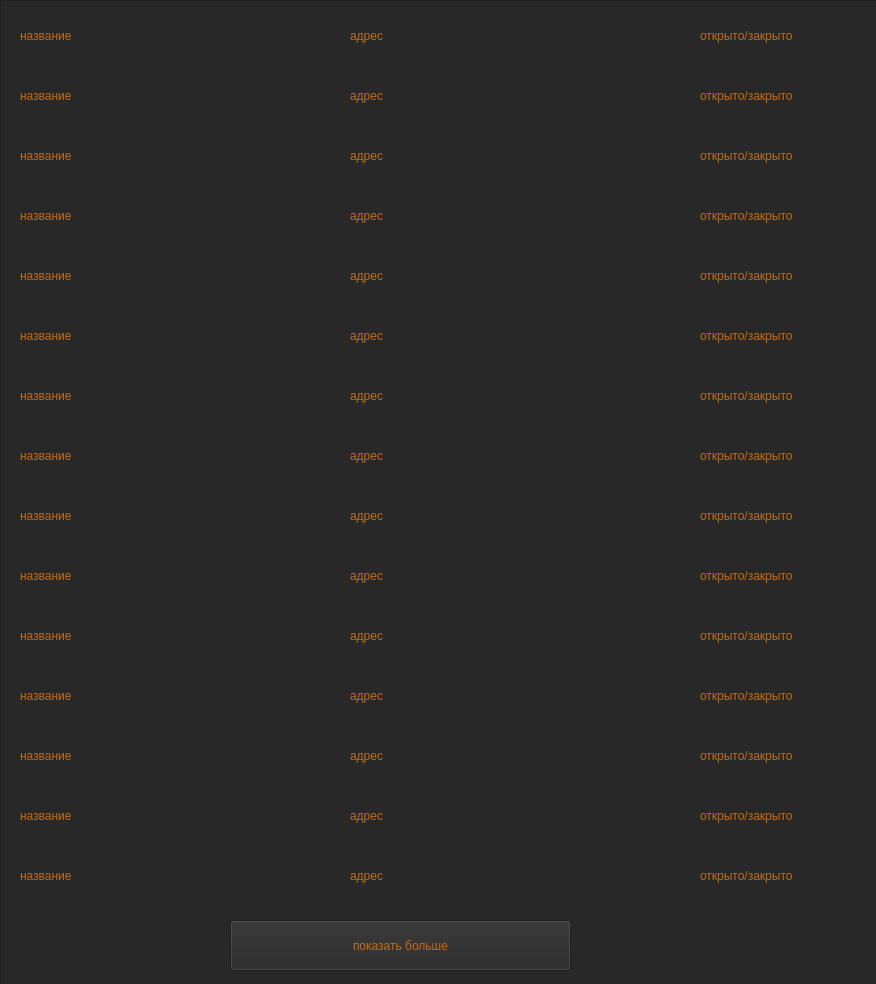
<?xml version="1.0" encoding="UTF-8"?>
<ui version="4.0">
 <class>Form</class>
 <widget class="QWidget" name="Form">
  <property name="geometry">
   <rect>
    <x>0</x>
    <y>0</y>
    <width>876</width>
    <height>984</height>
   </rect>
  </property>
  <property name="windowTitle">
   <string>Form</string>
  </property>
  <property name="styleSheet">
   <string notr="true">color: rgb(195, 109, 25);
</string>
  </property>
  <widget class="QGraphicsView" name="graphicsView">
   <property name="geometry">
    <rect>
     <x>0</x>
     <y>0</y>
     <width>891</width>
     <height>991</height>
    </rect>
   </property>
   <property name="styleSheet">
    <string notr="true">background-color: rgb(40,40,40);
color: 195,109,25
</string>
   </property>
  </widget>
  <widget class="QLabel" name="Name">
   <property name="geometry">
    <rect>
     <x>20</x>
     <y>10</y>
     <width>331</width>
     <height>51</height>
    </rect>
   </property>
   <property name="styleSheet">
    <string notr="true">font: 75 18pt &quot;Teko&quot;;
text-align: center;</string>
   </property>
   <property name="text">
    <string>название</string>
   </property>
  </widget>
  <widget class="QLabel" name="check_online">
   <property name="geometry">
    <rect>
     <x>700</x>
     <y>10</y>
     <width>161</width>
     <height>51</height>
    </rect>
   </property>
   <property name="styleSheet">
    <string notr="true">font: 75 18pt &quot;Teko&quot;;
text-align: center;
</string>
   </property>
   <property name="text">
    <string>открыто/закрыто</string>
   </property>
  </widget>
  <widget class="QLabel" name="adress">
   <property name="geometry">
    <rect>
     <x>350</x>
     <y>10</y>
     <width>351</width>
     <height>51</height>
    </rect>
   </property>
   <property name="styleSheet">
    <string notr="true">font: 75 18pt &quot;Teko&quot;;
text-align: center;</string>
   </property>
   <property name="text">
    <string>адрес</string>
   </property>
  </widget>
  <widget class="QLabel" name="Name_2">
   <property name="geometry">
    <rect>
     <x>20</x>
     <y>70</y>
     <width>331</width>
     <height>51</height>
    </rect>
   </property>
   <property name="styleSheet">
    <string notr="true">font: 75 18pt &quot;Teko&quot;;
text-align: center;</string>
   </property>
   <property name="text">
    <string>название</string>
   </property>
  </widget>
  <widget class="QLabel" name="Name_3">
   <property name="geometry">
    <rect>
     <x>20</x>
     <y>130</y>
     <width>331</width>
     <height>51</height>
    </rect>
   </property>
   <property name="styleSheet">
    <string notr="true">font: 75 18pt &quot;Teko&quot;;
text-align: center;</string>
   </property>
   <property name="text">
    <string>название</string>
   </property>
  </widget>
  <widget class="QLabel" name="Name_4">
   <property name="geometry">
    <rect>
     <x>20</x>
     <y>190</y>
     <width>331</width>
     <height>51</height>
    </rect>
   </property>
   <property name="styleSheet">
    <string notr="true">font: 75 18pt &quot;Teko&quot;;
text-align: center;</string>
   </property>
   <property name="text">
    <string>название</string>
   </property>
  </widget>
  <widget class="QLabel" name="Name_5">
   <property name="geometry">
    <rect>
     <x>20</x>
     <y>250</y>
     <width>331</width>
     <height>51</height>
    </rect>
   </property>
   <property name="styleSheet">
    <string notr="true">font: 75 18pt &quot;Teko&quot;;
text-align: center;</string>
   </property>
   <property name="text">
    <string>название</string>
   </property>
  </widget>
  <widget class="QLabel" name="Name_6">
   <property name="geometry">
    <rect>
     <x>20</x>
     <y>310</y>
     <width>331</width>
     <height>51</height>
    </rect>
   </property>
   <property name="styleSheet">
    <string notr="true">font: 75 18pt &quot;Teko&quot;;
text-align: center;</string>
   </property>
   <property name="text">
    <string>название</string>
   </property>
  </widget>
  <widget class="QLabel" name="Name_7">
   <property name="geometry">
    <rect>
     <x>20</x>
     <y>370</y>
     <width>331</width>
     <height>51</height>
    </rect>
   </property>
   <property name="styleSheet">
    <string notr="true">font: 75 18pt &quot;Teko&quot;;
text-align: center;</string>
   </property>
   <property name="text">
    <string>название</string>
   </property>
  </widget>
  <widget class="QLabel" name="Name_8">
   <property name="geometry">
    <rect>
     <x>20</x>
     <y>430</y>
     <width>331</width>
     <height>51</height>
    </rect>
   </property>
   <property name="styleSheet">
    <string notr="true">font: 75 18pt &quot;Teko&quot;;
text-align: center;</string>
   </property>
   <property name="text">
    <string>название</string>
   </property>
  </widget>
  <widget class="QLabel" name="Name_9">
   <property name="geometry">
    <rect>
     <x>20</x>
     <y>490</y>
     <width>331</width>
     <height>51</height>
    </rect>
   </property>
   <property name="styleSheet">
    <string notr="true">font: 75 18pt &quot;Teko&quot;;
text-align: center;</string>
   </property>
   <property name="text">
    <string>название</string>
   </property>
  </widget>
  <widget class="QLabel" name="Name_10">
   <property name="geometry">
    <rect>
     <x>20</x>
     <y>550</y>
     <width>331</width>
     <height>51</height>
    </rect>
   </property>
   <property name="styleSheet">
    <string notr="true">font: 75 18pt &quot;Teko&quot;;
text-align: center;</string>
   </property>
   <property name="text">
    <string>название</string>
   </property>
  </widget>
  <widget class="QLabel" name="Name_11">
   <property name="geometry">
    <rect>
     <x>20</x>
     <y>610</y>
     <width>331</width>
     <height>51</height>
    </rect>
   </property>
   <property name="styleSheet">
    <string notr="true">font: 75 18pt &quot;Teko&quot;;
text-align: center;</string>
   </property>
   <property name="text">
    <string>название</string>
   </property>
  </widget>
  <widget class="QLabel" name="Name_12">
   <property name="geometry">
    <rect>
     <x>20</x>
     <y>670</y>
     <width>331</width>
     <height>51</height>
    </rect>
   </property>
   <property name="styleSheet">
    <string notr="true">font: 75 18pt &quot;Teko&quot;;
text-align: center;</string>
   </property>
   <property name="text">
    <string>название</string>
   </property>
  </widget>
  <widget class="QLabel" name="Name_13">
   <property name="geometry">
    <rect>
     <x>20</x>
     <y>730</y>
     <width>331</width>
     <height>51</height>
    </rect>
   </property>
   <property name="styleSheet">
    <string notr="true">font: 75 18pt &quot;Teko&quot;;
text-align: center;</string>
   </property>
   <property name="text">
    <string>название</string>
   </property>
  </widget>
  <widget class="QLabel" name="Name_14">
   <property name="geometry">
    <rect>
     <x>20</x>
     <y>790</y>
     <width>331</width>
     <height>51</height>
    </rect>
   </property>
   <property name="styleSheet">
    <string notr="true">font: 75 18pt &quot;Teko&quot;;
text-align: center;</string>
   </property>
   <property name="text">
    <string>название</string>
   </property>
  </widget>
  <widget class="QLabel" name="Name_15">
   <property name="geometry">
    <rect>
     <x>20</x>
     <y>850</y>
     <width>331</width>
     <height>51</height>
    </rect>
   </property>
   <property name="styleSheet">
    <string notr="true">font: 75 18pt &quot;Teko&quot;;
text-align: center;</string>
   </property>
   <property name="text">
    <string>название</string>
   </property>
  </widget>
  <widget class="QLabel" name="adress_2">
   <property name="geometry">
    <rect>
     <x>350</x>
     <y>70</y>
     <width>351</width>
     <height>51</height>
    </rect>
   </property>
   <property name="styleSheet">
    <string notr="true">font: 75 18pt &quot;Teko&quot;;
text-align: center;</string>
   </property>
   <property name="text">
    <string>адрес</string>
   </property>
  </widget>
  <widget class="QLabel" name="adress_3">
   <property name="geometry">
    <rect>
     <x>350</x>
     <y>130</y>
     <width>341</width>
     <height>51</height>
    </rect>
   </property>
   <property name="styleSheet">
    <string notr="true">font: 75 18pt &quot;Teko&quot;;
text-align: center;</string>
   </property>
   <property name="text">
    <string>адрес</string>
   </property>
  </widget>
  <widget class="QLabel" name="adress_4">
   <property name="geometry">
    <rect>
     <x>350</x>
     <y>190</y>
     <width>351</width>
     <height>51</height>
    </rect>
   </property>
   <property name="styleSheet">
    <string notr="true">font: 75 18pt &quot;Teko&quot;;
text-align: center;</string>
   </property>
   <property name="text">
    <string>адрес</string>
   </property>
  </widget>
  <widget class="QLabel" name="adress_5">
   <property name="geometry">
    <rect>
     <x>350</x>
     <y>250</y>
     <width>341</width>
     <height>51</height>
    </rect>
   </property>
   <property name="styleSheet">
    <string notr="true">font: 75 18pt &quot;Teko&quot;;
text-align: center;</string>
   </property>
   <property name="text">
    <string>адрес</string>
   </property>
  </widget>
  <widget class="QLabel" name="adress_6">
   <property name="geometry">
    <rect>
     <x>350</x>
     <y>310</y>
     <width>341</width>
     <height>51</height>
    </rect>
   </property>
   <property name="styleSheet">
    <string notr="true">font: 75 18pt &quot;Teko&quot;;
text-align: center;</string>
   </property>
   <property name="text">
    <string>адрес</string>
   </property>
  </widget>
  <widget class="QLabel" name="adress_7">
   <property name="geometry">
    <rect>
     <x>350</x>
     <y>370</y>
     <width>341</width>
     <height>51</height>
    </rect>
   </property>
   <property name="styleSheet">
    <string notr="true">font: 75 18pt &quot;Teko&quot;;
text-align: center;</string>
   </property>
   <property name="text">
    <string>адрес</string>
   </property>
  </widget>
  <widget class="QLabel" name="adress_8">
   <property name="geometry">
    <rect>
     <x>350</x>
     <y>430</y>
     <width>341</width>
     <height>51</height>
    </rect>
   </property>
   <property name="styleSheet">
    <string notr="true">font: 75 18pt &quot;Teko&quot;;
text-align: center;</string>
   </property>
   <property name="text">
    <string>адрес</string>
   </property>
  </widget>
  <widget class="QLabel" name="adress_9">
   <property name="geometry">
    <rect>
     <x>350</x>
     <y>490</y>
     <width>341</width>
     <height>51</height>
    </rect>
   </property>
   <property name="styleSheet">
    <string notr="true">font: 75 18pt &quot;Teko&quot;;
text-align: center;</string>
   </property>
   <property name="text">
    <string>адрес</string>
   </property>
  </widget>
  <widget class="QLabel" name="adress_10">
   <property name="geometry">
    <rect>
     <x>350</x>
     <y>550</y>
     <width>341</width>
     <height>51</height>
    </rect>
   </property>
   <property name="styleSheet">
    <string notr="true">font: 75 18pt &quot;Teko&quot;;
text-align: center;</string>
   </property>
   <property name="text">
    <string>адрес</string>
   </property>
  </widget>
  <widget class="QLabel" name="adress_11">
   <property name="geometry">
    <rect>
     <x>350</x>
     <y>610</y>
     <width>331</width>
     <height>51</height>
    </rect>
   </property>
   <property name="styleSheet">
    <string notr="true">font: 75 18pt &quot;Teko&quot;;
text-align: center;</string>
   </property>
   <property name="text">
    <string>адрес</string>
   </property>
  </widget>
  <widget class="QLabel" name="adress_12">
   <property name="geometry">
    <rect>
     <x>350</x>
     <y>670</y>
     <width>341</width>
     <height>51</height>
    </rect>
   </property>
   <property name="styleSheet">
    <string notr="true">font: 75 18pt &quot;Teko&quot;;
text-align: center;</string>
   </property>
   <property name="text">
    <string>адрес</string>
   </property>
  </widget>
  <widget class="QLabel" name="adress_13">
   <property name="geometry">
    <rect>
     <x>350</x>
     <y>730</y>
     <width>341</width>
     <height>51</height>
    </rect>
   </property>
   <property name="styleSheet">
    <string notr="true">font: 75 18pt &quot;Teko&quot;;
text-align: center;</string>
   </property>
   <property name="text">
    <string>адрес</string>
   </property>
  </widget>
  <widget class="QLabel" name="adress_14">
   <property name="geometry">
    <rect>
     <x>350</x>
     <y>790</y>
     <width>341</width>
     <height>51</height>
    </rect>
   </property>
   <property name="styleSheet">
    <string notr="true">font: 75 18pt &quot;Teko&quot;;
text-align: center;</string>
   </property>
   <property name="text">
    <string>адрес</string>
   </property>
  </widget>
  <widget class="QLabel" name="adress_15">
   <property name="geometry">
    <rect>
     <x>350</x>
     <y>850</y>
     <width>341</width>
     <height>51</height>
    </rect>
   </property>
   <property name="styleSheet">
    <string notr="true">font: 75 18pt &quot;Teko&quot;;
text-align: center;</string>
   </property>
   <property name="text">
    <string>адрес</string>
   </property>
  </widget>
  <widget class="QLabel" name="check_online_2">
   <property name="geometry">
    <rect>
     <x>700</x>
     <y>70</y>
     <width>161</width>
     <height>51</height>
    </rect>
   </property>
   <property name="styleSheet">
    <string notr="true">font: 75 18pt &quot;Teko&quot;;
text-align: center;
</string>
   </property>
   <property name="text">
    <string>открыто/закрыто</string>
   </property>
  </widget>
  <widget class="QLabel" name="check_online_3">
   <property name="geometry">
    <rect>
     <x>700</x>
     <y>130</y>
     <width>161</width>
     <height>51</height>
    </rect>
   </property>
   <property name="styleSheet">
    <string notr="true">font: 75 18pt &quot;Teko&quot;;
text-align: center;
</string>
   </property>
   <property name="text">
    <string>открыто/закрыто</string>
   </property>
  </widget>
  <widget class="QLabel" name="check_online_4">
   <property name="geometry">
    <rect>
     <x>700</x>
     <y>190</y>
     <width>151</width>
     <height>51</height>
    </rect>
   </property>
   <property name="styleSheet">
    <string notr="true">font: 75 18pt &quot;Teko&quot;;
text-align: center;
</string>
   </property>
   <property name="text">
    <string>открыто/закрыто</string>
   </property>
  </widget>
  <widget class="QLabel" name="check_online_5">
   <property name="geometry">
    <rect>
     <x>700</x>
     <y>250</y>
     <width>161</width>
     <height>51</height>
    </rect>
   </property>
   <property name="styleSheet">
    <string notr="true">font: 75 18pt &quot;Teko&quot;;
text-align: center;
</string>
   </property>
   <property name="text">
    <string>открыто/закрыто</string>
   </property>
  </widget>
  <widget class="QLabel" name="check_online_6">
   <property name="geometry">
    <rect>
     <x>700</x>
     <y>310</y>
     <width>161</width>
     <height>51</height>
    </rect>
   </property>
   <property name="styleSheet">
    <string notr="true">font: 75 18pt &quot;Teko&quot;;
text-align: center;
</string>
   </property>
   <property name="text">
    <string>открыто/закрыто</string>
   </property>
  </widget>
  <widget class="QLabel" name="check_online_7">
   <property name="geometry">
    <rect>
     <x>700</x>
     <y>370</y>
     <width>161</width>
     <height>51</height>
    </rect>
   </property>
   <property name="styleSheet">
    <string notr="true">font: 75 18pt &quot;Teko&quot;;
text-align: center;
</string>
   </property>
   <property name="text">
    <string>открыто/закрыто</string>
   </property>
  </widget>
  <widget class="QLabel" name="check_online_8">
   <property name="geometry">
    <rect>
     <x>700</x>
     <y>430</y>
     <width>161</width>
     <height>51</height>
    </rect>
   </property>
   <property name="styleSheet">
    <string notr="true">font: 75 18pt &quot;Teko&quot;;
text-align: center;
</string>
   </property>
   <property name="text">
    <string>открыто/закрыто</string>
   </property>
  </widget>
  <widget class="QLabel" name="check_online_9">
   <property name="geometry">
    <rect>
     <x>700</x>
     <y>490</y>
     <width>161</width>
     <height>51</height>
    </rect>
   </property>
   <property name="styleSheet">
    <string notr="true">font: 75 18pt &quot;Teko&quot;;
text-align: center;
</string>
   </property>
   <property name="text">
    <string>открыто/закрыто</string>
   </property>
  </widget>
  <widget class="QLabel" name="check_online_10">
   <property name="geometry">
    <rect>
     <x>700</x>
     <y>550</y>
     <width>161</width>
     <height>51</height>
    </rect>
   </property>
   <property name="styleSheet">
    <string notr="true">font: 75 18pt &quot;Teko&quot;;
text-align: center;
</string>
   </property>
   <property name="text">
    <string>открыто/закрыто</string>
   </property>
  </widget>
  <widget class="QLabel" name="check_online_11">
   <property name="geometry">
    <rect>
     <x>700</x>
     <y>610</y>
     <width>161</width>
     <height>51</height>
    </rect>
   </property>
   <property name="styleSheet">
    <string notr="true">font: 75 18pt &quot;Teko&quot;;
text-align: center;
</string>
   </property>
   <property name="text">
    <string>открыто/закрыто</string>
   </property>
  </widget>
  <widget class="QLabel" name="check_online_12">
   <property name="geometry">
    <rect>
     <x>700</x>
     <y>670</y>
     <width>161</width>
     <height>51</height>
    </rect>
   </property>
   <property name="styleSheet">
    <string notr="true">font: 75 18pt &quot;Teko&quot;;
text-align: center;
</string>
   </property>
   <property name="text">
    <string>открыто/закрыто</string>
   </property>
  </widget>
  <widget class="QLabel" name="check_online_13">
   <property name="geometry">
    <rect>
     <x>700</x>
     <y>730</y>
     <width>161</width>
     <height>51</height>
    </rect>
   </property>
   <property name="styleSheet">
    <string notr="true">font: 75 18pt &quot;Teko&quot;;
text-align: center;
</string>
   </property>
   <property name="text">
    <string>открыто/закрыто</string>
   </property>
  </widget>
  <widget class="QLabel" name="check_online_14">
   <property name="geometry">
    <rect>
     <x>700</x>
     <y>790</y>
     <width>161</width>
     <height>51</height>
    </rect>
   </property>
   <property name="styleSheet">
    <string notr="true">font: 75 18pt &quot;Teko&quot;;
text-align: center;
</string>
   </property>
   <property name="text">
    <string>открыто/закрыто</string>
   </property>
  </widget>
  <widget class="QLabel" name="check_online_15">
   <property name="geometry">
    <rect>
     <x>700</x>
     <y>850</y>
     <width>161</width>
     <height>51</height>
    </rect>
   </property>
   <property name="styleSheet">
    <string notr="true">font: 75 18pt &quot;Teko&quot;;
text-align: center;
</string>
   </property>
   <property name="text">
    <string>открыто/закрыто</string>
   </property>
  </widget>
  <widget class="QPushButton" name="pushButton">
   <property name="geometry">
    <rect>
     <x>230</x>
     <y>920</y>
     <width>341</width>
     <height>51</height>
    </rect>
   </property>
   <property name="styleSheet">
    <string notr="true">font: 75 18pt &quot;Teko&quot;;
text-align: center;
background-color: rgb(40,40,40);</string>
   </property>
   <property name="text">
    <string>показать больше</string>
   </property>
  </widget>
 </widget>
 <resources/>
 <connections/>
</ui>
